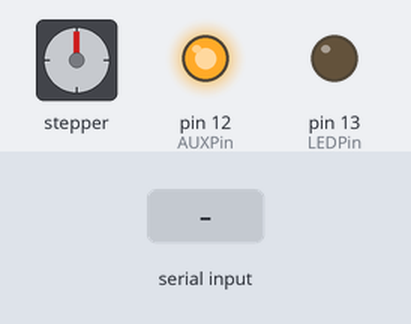
Recording of a sketch running on a simulated Arduino Uno, built with avr-gcc and run on an emulated ATmega328P. On the bench: stepper motor, output pins drawn as LEDs (lit = HIGH). Wiring (inferred from the names in the program): stepper motor (2048 steps per turn assumed): coils pin 8, pin 9, pin 10, pin 11. Inputs (shaded band) come from the test bench.

Above: at 1.2 s.
1.3 s: "S" received over Serial
At 2.6 s:
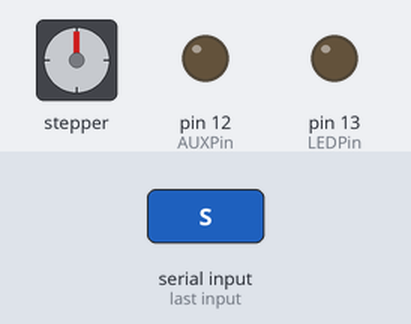
4.3 s: "E" received over Serial
5.8 s: "D" received over Serial
At 7.1 s:
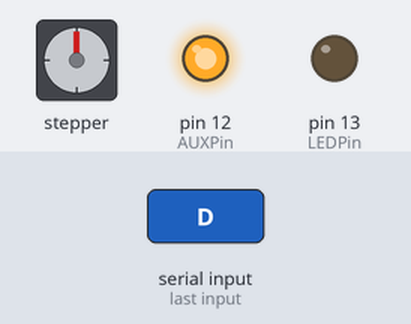
Timing chart, 0 to 8.8 s (numbered marks = the images above; inputs shaded):
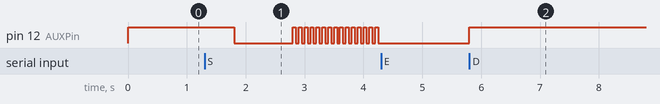

Measured:
- after the input at 1.3 s, pin 12 (AUXPin): HIGH → LOW after 0.50 s, then repeats every 0.10 s: HIGH 0.05 s, LOW 0.05 s
- after the input at 4.3 s, pin 12 (AUXPin): stops changing and stays LOW
- after the input at 5.8 s, pin 12 (AUXPin): LOW → HIGH at once

The sketch:

WaterMaze_master.ino
```cpp
/*     Simple Stepper Motor Control Exaple Code
 *
 *  by Dejan Nedelkovski, www.HowToMechatronics.com
 *
 */

// defines pins numbers
const int LEDPin = 13; // mimic loop closing
const int AUXPin = 12; //auxilliary output- daylight control
const int MLeftPin = 10; // left and right commands from master
const int MRightPin = 11;
const int Trig1Pin = 9; //dynamic object control
const int Trig2Pin = 8; //
char serbuff = 0;
int flag = 0;
int randomnumber;
int inrange=0;

void setup() {
  // Sets pin direction
  pinMode(LEDPin,OUTPUT);
  pinMode(AUXPin,OUTPUT);
  pinMode(MLeftPin,OUTPUT);
  pinMode(MRightPin,OUTPUT);
  pinMode(Trig1Pin,OUTPUT);
  pinMode(Trig2Pin,OUTPUT);

 //LED off
  digitalWrite(LEDPin,LOW); // mimic disconnected
  digitalWrite(AUXPin,HIGH); // LOW = lights off; HIGH = lights on
  digitalWrite(MLeftPin,LOW);
  digitalWrite(MRightPin,LOW);

  //resting position of object is DOWN
  digitalWrite(Trig1Pin,LOW);
  digitalWrite(Trig2Pin,LOW);

  // serial
  Serial.begin(9600);     // opens serial port, sets data rate to 9600 bps

}
void loop() {
  if (Serial.available() > 0){ //command recieved
      // read the incoming byte:
      Serial.readBytes(&serbuff,1);
      switch(serbuff)
      {
        case 'S': //start trial
          inrange=1;
          break;
        case 'E': //end trial
          if(flag==1)
          {
//              randomnumber=random(30,120);
//              delay(randomnumber*1000);  //delay between trials
              flag=0;
          }
          inrange=0;
          break;
        case 'D':
          //daylight on
          digitalWrite(AUXPin,HIGH);
          break;
        case 'N':
          //daylight off
          digitalWrite(AUXPin,LOW);
          break;
      }

  }
  else
  {
    if(inrange==1)
    {
      if(flag==0)
      {
        digitalWrite(AUXPin,HIGH);   //opene lights
        delay(500); //.5s
        digitalWrite(AUXPin,LOW);   //close lights
        delay(1000); //1s
        flag=1;
      }
      else
      {
        digitalWrite(AUXPin,HIGH);
        delay(50);
        digitalWrite(AUXPin,LOW);
        delay(50);
      }
    }
  }


}
```
